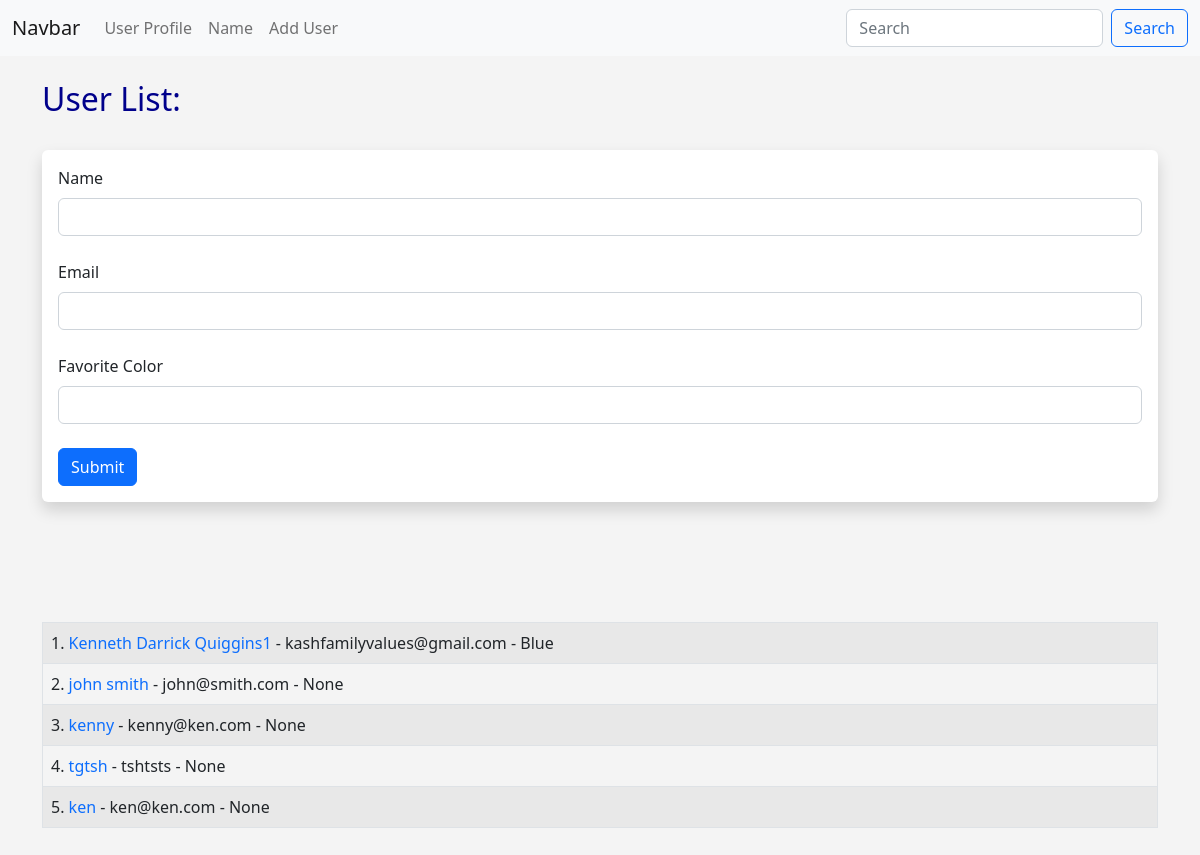
Screenshot of /user/add with the database file from the repository.
### app.py (models this page shows, shortened)
class User(db.Model):
    id = db.Column(db.Integer, primary_key=True)
    name = db.Column(db.String(50), nullable=False)
    email = db.Column(db.String(200), nullable=False, unique=True)
    favorite_color = db.Column(db.String(50))
    date_added = db.Column(db.DateTime, nullable=False,
                           default=datetime.utcnow)

### app.py (the view, shortened to what this page needs)
@app.route('/user/add', methods=['GET', 'POST'])
def add_user():
    name = None
    form = UserForm()
    our_users = User.query.order_by(User.date_added)
    return render_template('add_user.html', form=form, name=name, our_users=our_users)

### app.py
class UserForm(FlaskForm):
    name = StringField('Name', validators=[DataRequired()])
    email = StringField('Email', validators=[DataRequired()])
    favorite_color = StringField('Favorite Color')
    submit = SubmitField('Submit')

### templates/add_user.html (shortened to what this page needs)
{% extends 'base.html' %}
{% block content %}
    {% if name %}
        <h1>User Added</h1>
        <br><br><br>
    <table class="table table-hover table-bordered table-striped">
        {% for our_user in our_users %}
        <tr>
       <td>{{our_user.id}}. <a href="{{url_for('update_user', id=our_user.id)}}">{{our_user.name}}</a> - {{our_user.email}} - {{our_user.favorite_color}}</td>
        </tr>
        {% endfor %}
    </table>
        <br><br>
    {% else %}
        <h1>User List:</h1>
        <br>
        <div class="shadow p-3 mb-5 bg-body rounded">
            <form method='POST' action="">
                {{form.name.label(class="form-label")}}
                {{form.name(class="form-control")}}
                <br>
                {{form.email.label(class="form-label")}}
                {{form.email(class="form-control")}}
                <br>
                {{form.favorite_color.label(class="form-label")}}
                {{form.favorite_color(class="form-control")}}
                <br>
                {{form.submit(class="btn btn-primary")}}
            </form>
        </div>
<br><br><br>
<table class="table table-hover table-bordered table-striped">
    {% for our_user in our_users %}
    <tr>
   <td>{{our_user.id}}. <a href="{{url_for('update_user', id=our_user.id)}}">{{our_user.name}}</a> - {{our_user.email}} - {{our_user.favorite_color}}</td>
    </tr>
    {% endfor %}
</table>
    <br><br>
    {% endif %}
{% endblock %}

### templates/base.html (shortened to what this page needs)
<!doctype html>
<html lang="en">
  <head>
    <link href="https://cdn.jsdelivr.net/npm/bootstrap@5.2.0-beta1/dist/css/bootstrap.min.css" rel="stylesheet">
    <link rel="stylesheet" href="{{url_for('static', filename='css/style.css')}}">
  </head>
  <body>
      {% include 'navbar.html' %}
    <br>
    <div class="container">
        {% block content %}
        {% endblock %}
    </div>
  </body>
</html>

### templates/navbar.html (shortened to what this page needs)
<nav class="navbar navbar-expand-lg bg-light">
    <div class="container-fluid">
      <a class="navbar-brand" href="{{url_for('index')}}">Navbar</a>
      <div class="collapse navbar-collapse" id="navbarSupportedContent">
        <ul class="navbar-nav me-auto mb-2 mb-lg-0">
            <li class="nav-item">
                <a class="nav-link" href="{{url_for('user', name='Kenny')}}">User Profile</a>
            </li>
            <li class="nav-item">
                <a class="nav-link" href="{{url_for('name')}}">Name</a>
            </li>
            <li class="nav-item">
              <a class="nav-link" href="{{url_for('add_user')}}">Add User</a>
          </li>
        </ul>
        <form class="d-flex" role="search">
          <input class="form-control me-2" type="search" placeholder="Search" aria-label="Search">
          <button class="btn btn-outline-primary" type="submit">Search</button>
        </form>
      </div>
    </div>
  </nav>

### static/css/style.css (style rules this page uses)
h1 { color: darkblue; font-size: 2em; }
body { background-color: #f4f4f4; }
a { text-decoration: none; }

### rows the page displays
User: id "1", name "Kenneth Darrick Quiggins1", email "kashfamilyvalues@gmail.com", favorite_color "Blue"
User: id "2", name "john smith", email "john@smith.com", favorite_color "None"
User: id "3", name "kenny", email "kenny@ken.com", favorite_color "None"
User: id "4", name "tgtsh", email "tshtsts", favorite_color "None"
User: id "5", name "ken", email "ken@ken.com", favorite_color "None"
